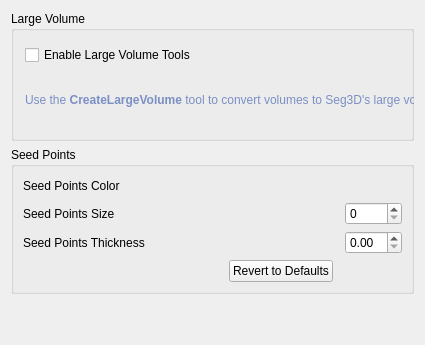
     <widget class="QWidget" name="tab_large_volume_">
      <attribute name="title">
       <string>Advanced</string>
      </attribute>
      <layout class="QGridLayout" name="gridLayout_6">
       <item row="0" column="0">
        <widget class="QGroupBox" name="groupBox_4">
         <property name="sizePolicy">
          <sizepolicy hsizetype="Preferred" vsizetype="Preferred">
           <horstretch>0</horstretch>
           <verstretch>0</verstretch>
          </sizepolicy>
         </property>
         <property name="minimumSize">
          <size>
           <width>0</width>
           <height>130</height>
          </size>
         </property>
         <property name="title">
          <string>Large Volume</string>
         </property>
         <widget class="QWidget" name="verticalLayoutWidget">
          <property name="geometry">
           <rect>
            <x>10</x>
            <y>30</y>
            <width>557</width>
            <height>88</height>
           </rect>
          </property>
          <layout class="QVBoxLayout" name="verticalLayout_7">
           <property name="sizeConstraint">
            <enum>QLayout::SetMinimumSize</enum>
           </property>
           <property name="leftMargin">
            <number>4</number>
           </property>
           <property name="topMargin">
            <number>4</number>
           </property>
           <property name="rightMargin">
            <number>4</number>
           </property>
           <property name="bottomMargin">
            <number>4</number>
           </property>
           <item>
            <widget class="QCheckBox" name="large_volume_checkbox_">
             <property name="text">
              <string>Enable Large Volume Tools</string>
             </property>
            </widget>
           </item>
           <item>
            <spacer name="verticalSpacer_7">
             <property name="orientation">
              <enum>Qt::Vertical</enum>
             </property>
             <property name="sizeType">
              <enum>QSizePolicy::Fixed</enum>
             </property>
             <property name="sizeHint" stdset="0">
              <size>
               <width>20</width>
               <height>5</height>
              </size>
             </property>
            </spacer>
           </item>
           <item>
            <widget class="QLabel" name="label_6">
             <property name="text">
              <string>&lt;!DOCTYPE HTML PUBLIC &quot;-//W3C//DTD HTML 4.0//EN&quot; &quot;http://www.w3.org/TR/REC-html40/strict.dtd&quot;&gt;
&lt;html&gt;&lt;head&gt;&lt;meta name=&quot;qrichtext&quot; content=&quot;1&quot; /&gt;&lt;style type=&quot;text/css&quot;&gt;
p, li { white-space: pre-wrap; }
&lt;/style&gt;&lt;/head&gt;&lt;body style=&quot;font-weight:400; font-style:normal;&quot;&gt;
&lt;p style=&quot; margin-top:12px; margin-bottom:12px; margin-left:0px; margin-right:0px; -qt-block-indent:0; text-indent:0px;&quot;&gt;&lt;span style=&quot; color:#7B8FC5;&quot;&gt;Use the &lt;/span&gt;&lt;span style=&quot; font-weight:600; color:#7B8FC5;&quot;&gt;CreateLargeVolume&lt;/span&gt;&lt;span style=&quot; color:#7B8FC5;&quot;&gt; tool to convert volumes to Seg3D's large volume file format.&lt;/span&gt;&lt;/p&gt;&lt;/body&gt;&lt;/html&gt;</string>
             </property>
            </widget>
           </item>
          </layout>
         </widget>
        </widget>
       </item>
       <item row="3" column="0">
        <spacer name="verticalSpacer_8">
         <property name="orientation">
          <enum>Qt::Vertical</enum>
         </property>
         <property name="sizeHint" stdset="0">
          <size>
           <width>20</width>
           <height>40</height>
          </size>
         </property>
        </spacer>
       </item>
       <item row="1" column="0">
        <widget class="QGroupBox" name="seed_points_groupbox_">
         <property name="title">
          <string>Seed Points</string>
         </property>
         <layout class="QGridLayout" name="seed_points_layout_">
          <item row="1" column="4">
           <widget class="QSpinBox" name="seed_points_size_spinbox_">
            <property name="minimumSize">
             <size>
              <width>0</width>
              <height>0</height>
             </size>
            </property>
            <property name="maximumSize">
             <size>
              <width>16777215</width>
              <height>16777215</height>
             </size>
            </property>
           </widget>
          </item>
          <item row="1" column="1">
           <widget class="QLabel" name="seed_point_size_label_">
            <property name="minimumSize">
             <size>
              <width>200</width>
              <height>0</height>
             </size>
            </property>
            <property name="text">
             <string>Seed Points Size</string>
            </property>
           </widget>
          </item>
          <item row="0" column="1">
           <widget class="QLabel" name="seed_point_color_label_">
            <property name="minimumSize">
             <size>
              <width>200</width>
              <height>0</height>
             </size>
            </property>
            <property name="text">
             <string>Seed Points Color</string>
            </property>
           </widget>
          </item>
          <item row="1" column="2" colspan="2">
           <spacer name="horizontalSpacer_5">
            <property name="orientation">
             <enum>Qt::Horizontal</enum>
            </property>
            <property name="sizeType">
             <enum>QSizePolicy::Fixed</enum>
            </property>
            <property name="sizeHint" stdset="0">
             <size>
              <width>100</width>
              <height>20</height>
             </size>
            </property>
           </spacer>
          </item>
          <item row="0" column="2" colspan="2">
           <spacer name="horizontalSpacer">
            <property name="orientation">
             <enum>Qt::Horizontal</enum>
            </property>
            <property name="sizeType">
             <enum>QSizePolicy::Fixed</enum>
            </property>
            <property name="sizeHint" stdset="0">
             <size>
              <width>100</width>
              <height>20</height>
             </size>
            </property>
           </spacer>
          </item>
          <item row="2" column="2">
           <spacer name="horizontalSpacer_7">
            <property name="orientation">
             <enum>Qt::Horizontal</enum>
            </property>
            <property name="sizeType">
             <enum>QSizePolicy::Fixed</enum>
            </property>
            <property name="sizeHint" stdset="0">
             <size>
              <width>100</width>
              <height>20</height>
             </size>
            </property>
           </spacer>
          </item>
          <item row="2" column="1">
           <widget class="QLabel" name="label_21">
            <property name="text">
             <string>Seed Points Thickness</string>
            </property>
           </widget>
          </item>
          <item row="3" column="2">
           <widget class="QPushButton" name="seed_points_revert_button_">
            <property name="layoutDirection">
             <enum>Qt::LeftToRight</enum>
            </property>
            <property name="text">
             <string>Revert to Defaults</string>
            </property>
           </widget>
          </item>
          <item row="2" column="4">
           <widget class="QDoubleSpinBox" name="seed_points_thickness_spinbox_"/>
          </item>
         </layout>
        </widget>
       </item>
      </layout>
     </widget>
